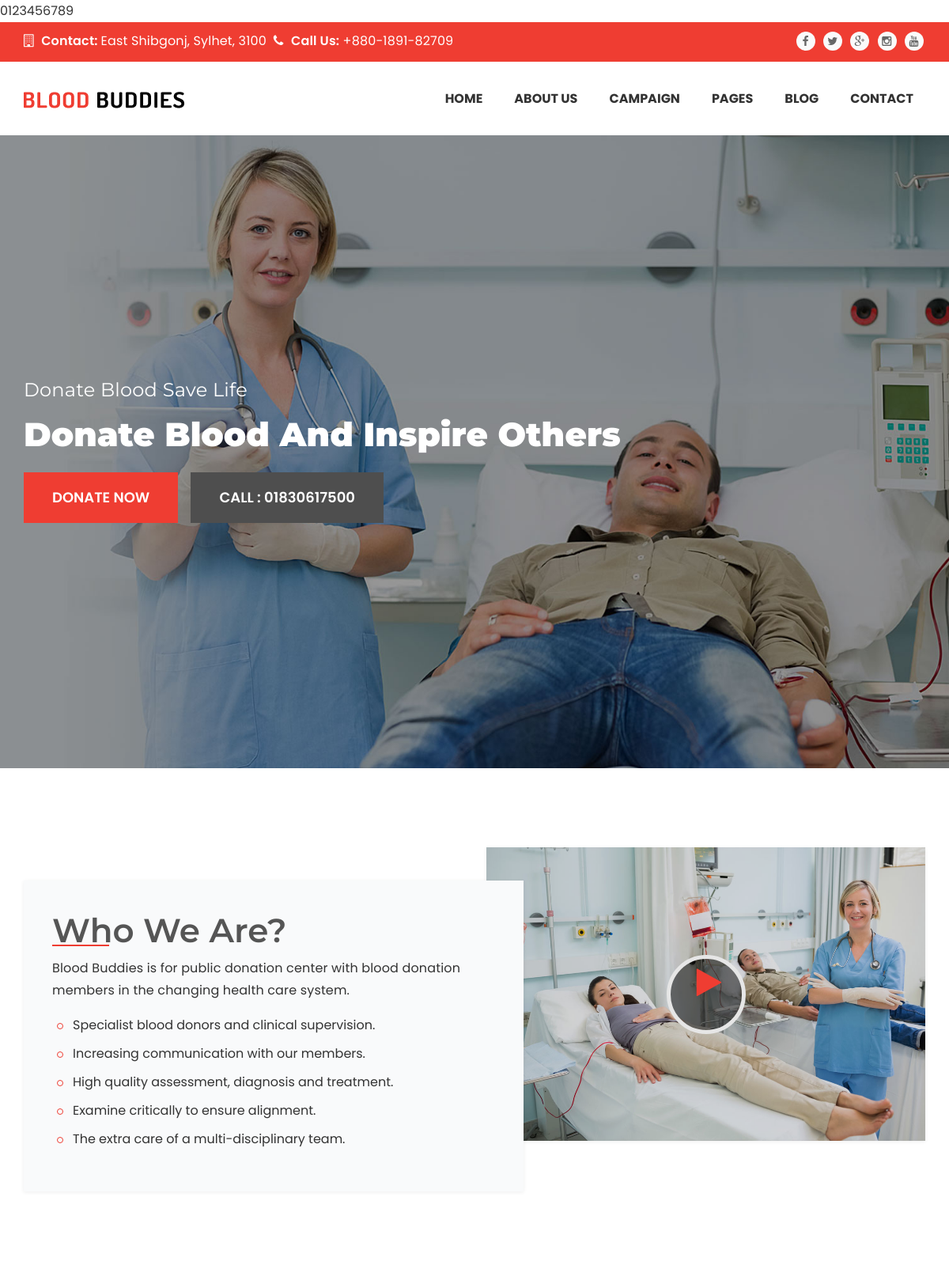
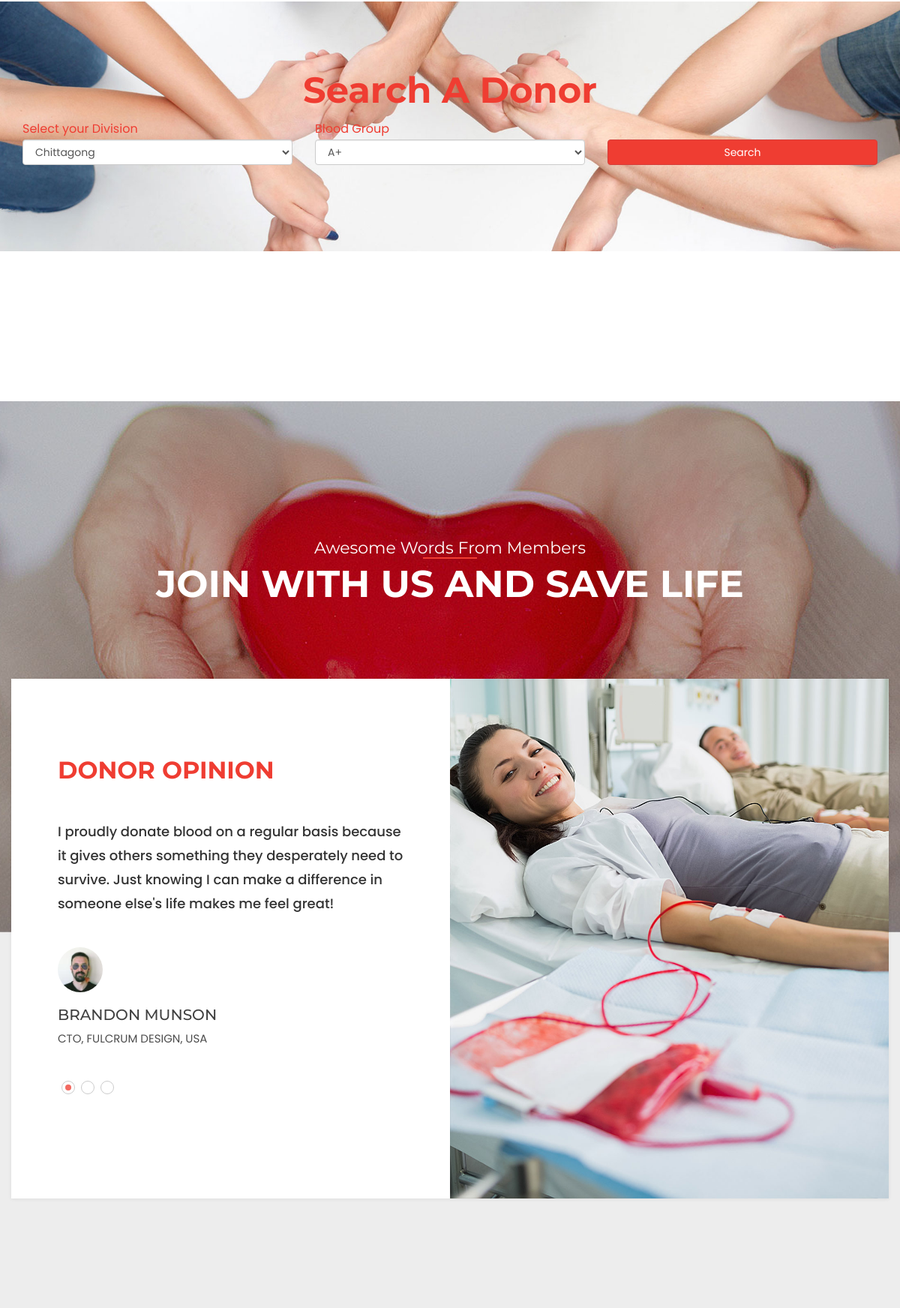
The page / (upper part) on the database its author committed (2 pictures, top to bottom).
### tables this page shows
CREATE TABLE `slider` (
  `id` int(255) NOT NULL,
  `date` date NOT NULL,
  `admin` text NOT NULL,
  `title` varchar(30) NOT NULL,
  `discription` text NOT NULL,
  `number` varchar(15) NOT NULL,
  `image` varchar(100) NOT NULL
);

### index.php (the view, shortened to what this page needs)
<?php include "include/db.php";
for ($i=0; $i <10 ; $i++) {
   echo $i;
}
?>
<!DOCTYPE html>
 <html lang="en">
<head>
        <link rel="stylesheet" href="css/bootstrap.min.css" />
        <link href="css/font-awesome.min.css" rel="stylesheet" type="text/css" >
        <link href="css/animate.css" rel="stylesheet" type="text/css" >
        <link href="css/owl.carousel.css" rel="stylesheet" type="text/css" >
        <link href="css/venobox.css" rel="stylesheet" type="text/css" >
        <link rel="stylesheet" href="css/styles.css" />
    <body>
       <?php include "header.php"; ?>
        <div class="slider-wrap">
            <div id="slider_1" class="owl-carousel" data-nav="true" data-dots="false" data-autoplay="true" data-autoplaytimeout="17000">
                <?php
                $slider_query="SELECT * FROM `slider` ORDER BY id DESC";
                $run_slider_query=mysqli_query($conn,$slider_query);
                while ($rows=mysqli_fetch_array($run_slider_query)) {
                 ?>
                <div class="slider_item_container" data-bg_img="images/<?php echo $rows['image'] ; ?>" data-bg_color="#555555" data-bg_opacity="0.0">
                    <div class="item">
                        <div class="slider-content">
                            <div class="container text-left">
                                <div class="row">
                                    <div class="slider-bg">
                                        <div class="col-sm-12 wow zoomInUp" data-wow-duration="1s">
                                                <h3><?php echo $rows['title'] ; ?></h3>
                                                <h2>
                                                   <?php echo $rows['discription']; ?>
                                                </h2>
                                                <a href="#become_donor" class="btn btn-theme margin-top-24">Donate Now</a>
                                                <a href="#" class="btn btn-theme btn-theme-invert margin-top-24">CALL : <?php echo
                                                 $rows['number']; ?></a>
                                            </div>
                                    </div>
                                </div>
                            </div>
                        </div>
                    </div>
                </div>
            <?php } ?>
            </div>
        </div>
        <section class="section-content-block">
            <div class="container">
                <div class="row">
                    <div class="col-lg-6 col-md-12 col-sm-12 col-xs-12">
                        <div class="about-us-container theme-custom-box-shadow">
                            <div class="row section-heading-wrapper margin-bottom-11">
                                <div class="col-lg-12 col-md-12 col-sm-12 text-left no-img-separator">
                                    <h2><strong>Who We Are?</strong></h2>
                                    <span class="heading-separator heading-separator-horizontal"></span>
                                </div>
                            </div>
                            <div class="about-details">
                                <p>Blood Buddies is for public donation center with blood donation members in the changing health care system.</p>
                                <ul class="custom-bullet-list">
                                    <li>Specialist blood donors and clinical supervision.</li>
                                    <li>Increasing communication with our members.</li>
                                    <li>High quality assessment, diagnosis and treatment.</li>
                                    <li>Examine critically to ensure alignment.</li>
                                    <li>The extra care of a multi-disciplinary team.</li>
                                </ul>
                            </div>
                        </div>
                    </div>
                    <div class="col-lg-6 col-md-12 col-sm-12 col-xs-12">
                         <figure class="about-img theme-custom-box-shadow">
                            <a class="venobox wow bounceIn" data-vbtype="video" data-autoplay="true" href="https://www.youtube.com/watch?v=nrJtHemSPW4"><i class="fa fa-play"></i></a>
                            <img src="images/about_feat_bg.jpg" alt="about" />
                        </figure>
                    </div>
                </div>
            </div>
        </section>
         <section class="section-content-block" style="background-image: url(images/header-bg.jpg);background-size: cover;">
           <div class="container">
               <div class="row">
                   <center><h2 style="color: #EF3D32">Search A Donor</h2></center>
                    <form action="search_donor.php" method="post" style="margin-top: 20px;">
                          <div class="form-group col-md-4">
                              <div class="select-style">
                                <label for="" class="pull-left text-danger" style="color: #EF3D32">Select your Division</label>
                                   <select class="form-control" name="Division">
                                        <option value="Chittagong">Chittagong</option>
                                   </select>
                            </div>
                         </div>
                          <div class="form-group col-md-4">
                             <div class="select-style">
                                <label for="" class="pull-left text-danger" style="color: #EF3D32">Blood Group</label>
                                    <select class="form-control" name="group">
                                    <option value="A+">A+</option>
                                </select>
                             </div>
                          </div><br>
                          <div class="form-group col-md-4 col-sm-4 col-xs-4">
                             <button id="" class="col-sm-12 btn btn-danger" type="submit" name="search" style="background-color: #EF3D32">Search</button>
                        </div>
                    </form>
               </div>
            </div>
        </section>
        <section class="section-content-block">
        </section>
        <section class="section-content-block section-custom-bg" data-bg_img='images/testimony_feat_bg.jpg' data-bg_size='' data-bg_position='top center' data-bg_opacity="0">
            <div class="container margin-top-80">
                <div class="row section-heading-wrapper-alt">
                    <div class="col-md-12 col-sm-12 text-center no-img-separator">
                        <h4>Awesome Words From Members</h4>
                        <span class="heading-separator heading-separator-horizontal"></span>
                        <h2 class="extra-large">JOIN WITH US AND SAVE LIFE</h2>
                    </div>
                </div>
            </div>
            <div class="container theme-custom-box-shadow  section-pure-white-bg margin-top-48 margin-bottom-48 wow fadeInUp">
                <div class="row">
                    <div class="col-lg-6 col-md-12 col-sm-12">
                        <div class="testimonial-container owl-carousel text-left" data-items  ="1">
                            <div class="col-md-12 col-sm-12">
                                <div class="testimony-layout-1">
                                    <h3 class="people-quote">Donor Opinion</h3>
                                    <p class="testimony-text">
                                        I proudly donate blood on a regular basis because it gives others something they desperately need to survive. Just knowing I can make a difference in someone else's life makes me feel great!
                                    </p>
                                    <img src="images/user_1.jpg" alt="" />
                                    <h6>Brandon Munson</h6>
                                    <span>CTO, Fulcrum Design, USA</span>
                                </div>
                            </div>
                        </div>
                    </div>
                    <div class="col-lg-6 hidden-md hidden-xs hidden-sm no-padding">
                        <figure>
                            <img src="images/testimony_feat_img.jpg" alt="" class="db"/>
                        </figure>
                    </div>
                </div>
            </div>
        </section>
    </body>
</html>

### rows shown on the page
slider: title "Donate Blood Save Life", discription "Donate Blood And Inspire Others", number "01830617500"
